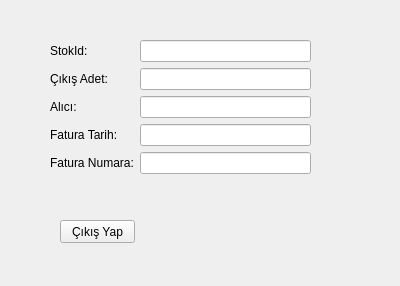
<?xml version="1.0" encoding="UTF-8"?>
<ui version="4.0">
 <class>StokCikis</class>
 <widget class="QWidget" name="StokCikis">
  <property name="geometry">
   <rect>
    <x>0</x>
    <y>0</y>
    <width>400</width>
    <height>286</height>
   </rect>
  </property>
  <property name="windowTitle">
   <string>Form</string>
  </property>
  <widget class="QWidget" name="layoutWidget">
   <property name="geometry">
    <rect>
     <x>50</x>
     <y>40</y>
     <width>261</width>
     <height>161</height>
    </rect>
   </property>
   <layout class="QFormLayout" name="formLayout">
    <item row="0" column="0">
     <widget class="QLabel" name="label">
      <property name="text">
       <string>StokId:</string>
      </property>
     </widget>
    </item>
    <item row="0" column="1">
     <widget class="QLineEdit" name="lineEdit_StokCikis_ID"/>
    </item>
    <item row="1" column="0">
     <widget class="QLabel" name="label_3">
      <property name="text">
       <string>Çıkış Adet:</string>
      </property>
     </widget>
    </item>
    <item row="1" column="1">
     <widget class="QLineEdit" name="lineEdit_StokCikis_Adet"/>
    </item>
    <item row="2" column="0">
     <widget class="QLabel" name="label_4">
      <property name="text">
       <string>Alıcı:</string>
      </property>
     </widget>
    </item>
    <item row="2" column="1">
     <widget class="QLineEdit" name="lineEdit_Stok_Cikis_Alici"/>
    </item>
    <item row="3" column="0">
     <widget class="QLabel" name="label_2">
      <property name="text">
       <string>Fatura Tarih:</string>
      </property>
     </widget>
    </item>
    <item row="3" column="1">
     <widget class="QLineEdit" name="lineEdit_StokCikis_FaturTarih"/>
    </item>
    <item row="4" column="0">
     <widget class="QLabel" name="label_5">
      <property name="text">
       <string>Fatura Numara:</string>
      </property>
     </widget>
    </item>
    <item row="4" column="1">
     <widget class="QLineEdit" name="lineEdit_StokCikis_FaturaNumara"/>
    </item>
   </layout>
  </widget>
  <widget class="QPushButton" name="pushButton_StokCikis_CikisYap">
   <property name="geometry">
    <rect>
     <x>60</x>
     <y>220</y>
     <width>75</width>
     <height>23</height>
    </rect>
   </property>
   <property name="text">
    <string>Çıkış Yap</string>
   </property>
  </widget>
 </widget>
 <resources/>
 <connections/>
</ui>
